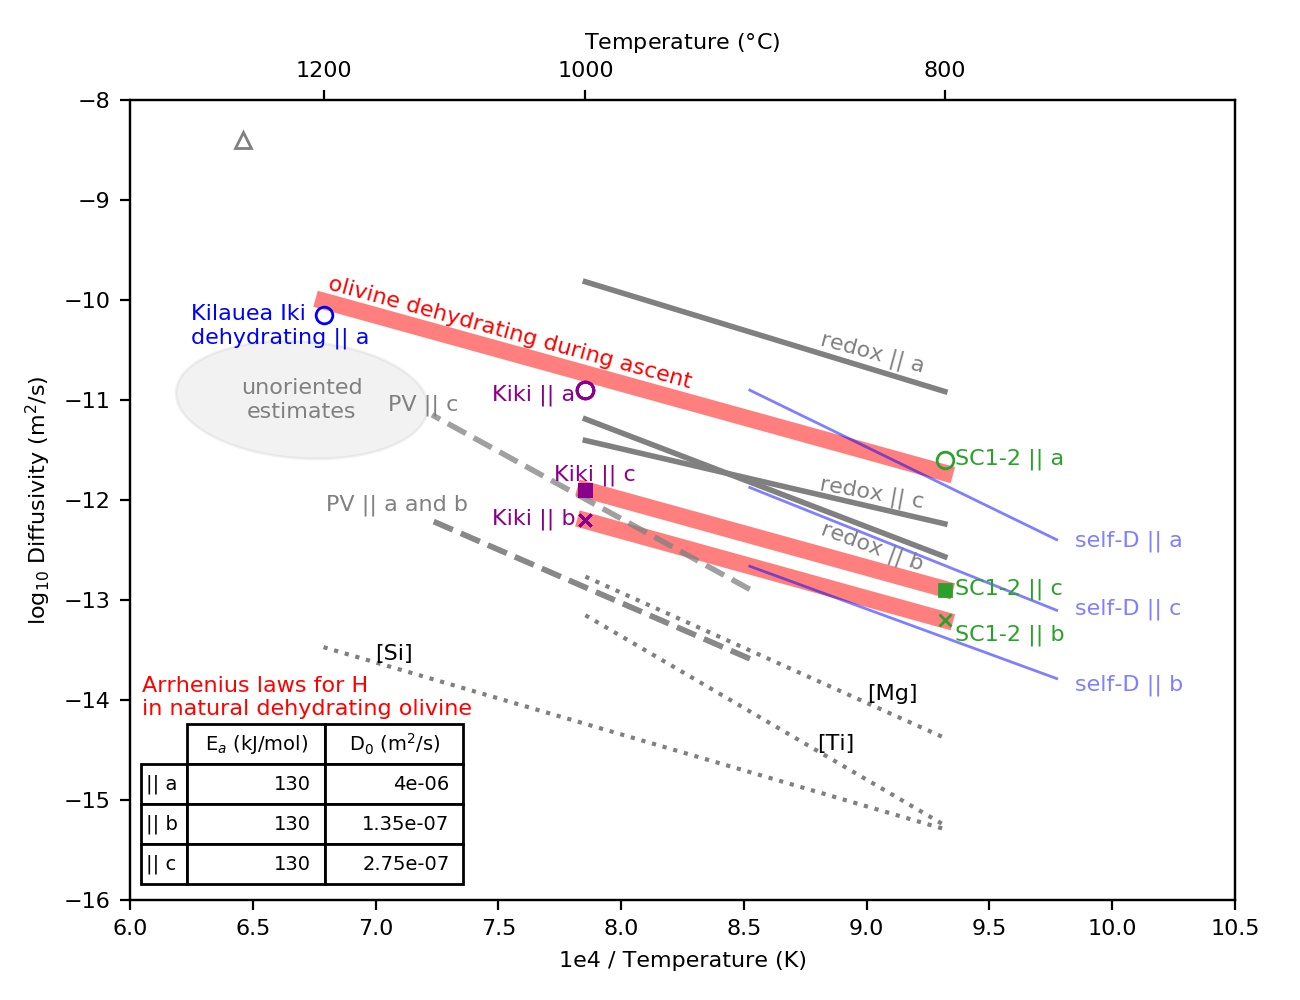

Write Python code to recreate this figure.
# -*- coding: utf-8 -*-
"""
@author: Elizabeth Ferriss

Arrhenius diagram showing selected results for 
H movement in olivine.

Additional results can be visualized at the 
Arrhenius diagram app online at 
https://arrheniusdiagram.herokuapp.com/
"""

from __future__ import print_function, division
import matplotlib.pyplot as plt
import os
import olivine
import pynams
from pynams import dlib
import numpy as np
import pandas as pd
import matplotlib
from matplotlib.patches import Ellipse

matplotlib.rcParams.update({'font.size': 8})

GAS_CONSTANT = 0.00831 # kJ/mol K

file = os.path.join(olivine.__path__[0], 'Fig12_ArrheniusDiagram.jpg')

# get the data from file in pynams
datafile = os.path.join(pynams.__path__[0], 'diffusion', 'literaturevalues.csv')
olivine = pd.read_csv(datafile)
olivine.loc[olivine["name"] == 'IEFERJAIC', "color"] = "darkmagenta"
olivine.loc[olivine["name"] == 'SC1-7', "color"] = '#ff7f0e'
olivine.loc[olivine["name"] == 'SC1-2', "color"] = '#2ca02c'

pp = dlib.pp
pv = dlib.pv
pnav = dlib.pnav_Ti

megan = olivine[olivine.name == 'IEMN1KI02']
chen = olivine[olivine.Author == 'Chen et al.']
gaetani = olivine[olivine.Author == 'Gaetani et al.']
hauri = olivine[olivine.Author == 'Hauri']
portnyagin = olivine[olivine.Author == 'Portnyagin et al.']
novella = olivine[olivine.Author == 'Novella et al.']

kiki_data = olivine[olivine.name == 'IEFERJAIC']
kiki_data = kiki_data[kiki_data.maxmin == 'no']
kiki_bulk = kiki_data[kiki_data.mechanism == 'bulk']
kiki_bulk_a = kiki_bulk[kiki_bulk.orientation == 'a']
kiki_bulk_b = kiki_bulk[kiki_bulk.orientation == 'b']
kiki_bulk_c = kiki_bulk[kiki_bulk.orientation == 'c']

SC7_data = olivine[olivine.name == 'SC1-7']
SC7_data = SC7_data[SC7_data.maxmin == 'no']
SC7_bulk = SC7_data[SC7_data.mechanism == 'bulk']
SC7_bulk_a = SC7_bulk[SC7_bulk.orientation == 'a']
SC7_bulk_b = SC7_bulk[SC7_bulk.orientation == 'b']
SC7_bulk_c = SC7_bulk[SC7_bulk.orientation == 'c']

SC2_data = olivine[olivine.name == 'SC1-2']
SC2_data = SC2_data[SC2_data.hours == 68.]
SC2_data = SC2_data[SC2_data.maxmin == 'no']
SC2_bulk = SC2_data[SC2_data.mechanism == 'bulk']
SC2_bulk_a = SC2_bulk[SC2_bulk.orientation == 'a']
SC2_bulk_b = SC2_bulk[SC2_bulk.orientation == 'b']
SC2_bulk_c = SC2_bulk[SC2_bulk.orientation == 'c']

novella_a = novella[novella.orientation == 'a']
novella_b = novella[novella.orientation == 'b']
novella_c = novella[novella.orientation == 'c']

#%%
fig = plt.figure()
fig.set_size_inches(6.5, 5)

xstart = 0.1
ypstart = 0.1
wgap = 0.18
width = 0.85
height = 0.8
hgap = 0.07
ax1 = fig.add_axes([xstart, ypstart, width, height])
ax1.set_xlim(6, 10.5)
ax1.set_ylim(-16, -8)


def plotline(mech, orient, ax, style={'color':'k'}):
    """
    Take diffusivity, e.g., pp, and index representing orientation
    Plot best-fit line only from min to max of actual measurements
    on axis ax using style dictionary
    """
    min_celsius = min(mech.celsius[orient])
    max_celsius = max(mech.celsius[orient])    
    celsius = np.array([min_celsius, max_celsius])
    kelvin = celsius + 273.15
    x = 1e4/kelvin    
    try:
        D0 = mech.D0_m2s[orient].n
    except AttributeError:
        D0 = mech.D0_m2s[orient]   
    try:
        Ea = mech.activation_energy_kJmol[orient].n
    except AttributeError:
        Ea = mech.activation_energy_kJmol[orient]

    D = D0 * np.exp(-Ea / (GAS_CONSTANT*kelvin))
    y = np.log10(D)
    ax.plot(x, y, **style)
    
celsius_labels = np.array([800, 1000, 1200])
ax1.set_xlabel('1e4 / Temperature (K)')
ax1.set_ylabel('log$_{10}$ Diffusivity (m$^2$/s)')
ax_celsius = ax1.twiny()
ax_celsius.set_xlim(ax1.get_xlim())
parasite_tick_locations = 1e4/(celsius_labels + 273.15)
ax_celsius.set_xticks(parasite_tick_locations)
ax_celsius.set_xticklabels(celsius_labels)
ax_celsius.set_xlabel("Temperature ($\degree$C)")

pp.celsius[3] = pp.celsius[0]
pp.activation_energy_kJmol[3] = 140.
pp.D0_m2s[3] = 0.0000027

### fits
my_data = dlib.Diffusivities(celsius=[[800, 1000, 1200],
                                        [800, 1000], 
                                        [800, 1000], []],
                               log10D=[[-11.6, -10.9, -10], 
                                       [-13.2, -12.2], 
                                       [-12.9, -11.9], []])
my_data.activation_energy_kJmol = [130, 130, 130, 0]
my_data.D0_m2s = [0.000004, 0.000000135, 0.000000275, 0]

novellaD = dlib.Diffusivities(celsius=[[750, 800, 900]]*4,
                              log10D=[novella_a.log10D,
                                      novella_b.log10D,
                                      novella_c.log10D,
                                      []])
novellaD.activation_energy_kJmol = [229, 172, 188]
novellaD.D0_m2s = [10**-0.7, 10**-5, 10**-3.5]

plotline(my_data, 0, ax1, style={'color':'red', 'linewidth':6, 'alpha':0.5})
plotline(my_data, 1, ax1, style={'color':'red', 'linewidth':6, 'alpha':0.5})
plotline(my_data, 2, ax1, style={'color':'red', 'linewidth':6, 'alpha':0.5})

plotline(pp, 0, ax1, style={'color':'grey', 'linewidth':2})
plotline(pp, 1, ax1, style={'color':'grey', 'linewidth':2})
plotline(pp, 2, ax1, style={'color':'grey', 'linewidth':2})

plotline(pv, 0, ax1, style={'color':'grey', 'linewidth':2, 'linestyle':'--',
                            'alpha':0.75})
plotline(pv, 1, ax1, style={'color':'grey', 'linewidth':2, 'linestyle':'--', 
                            'alpha':0.75})
plotline(pv, 2, ax1, style={'color':'grey', 'linewidth':2, 'linestyle':'--', 
                            'alpha':0.75})

style_novella = {'color':'blue', 'linewidth':1, 'linestyle':'-', 'alpha':0.5}
plotline(novellaD, 0, ax1, style=style_novella)
plotline(novellaD, 1, ax1, style=style_novella)
plotline(novellaD, 2, ax1, style=style_novella)
    
# ellipse around unoriented estimates
unoriented_data = Ellipse(xy=(6.7, -11), width=1, height=1.2, angle=20, 
                          color='grey', alpha=0.1)
ax1.add_artist(unoriented_data)


for pnav in [dlib.pnav_Mg, dlib.pnav_Si, dlib.pnav_Ti]:
    x = 1e4 / (np.array(pnav.celsius[3]) + 273.15)
    y = pnav.log10D[3]
    p = np.polyfit(x, y, 1)
    xplot = [min(x), max(x)]
    yplot = np.polyval(p, xplot)
    ax1.plot(xplot, yplot, ':', color='grey')

ax1data = [
           SC2_bulk_a,
           SC2_bulk_b,
           SC2_bulk_c,

           kiki_bulk_a,
           kiki_bulk_b,
           kiki_bulk_c,

           megan,
#           chen,
#           gaetani,
#           portnyagin,
           hauri,
           
#           novella_a,
#           novella_b,
#           novella_c
           ]

color2 = '#2ca02c'
ax1styles = [
             {'color': '#2ca02c', 'linestyle':'none', 'marker':'o', 
              'label':'SC1-2 bulk || a', 'markerfacecolor': 'none', 
              'markersize':6},
              {'color':'#2ca02c', 'linestyle':'none', 'marker':'x',
              'markerfacecolor': color2, 'label':'SC1-2 bulk || b',
              'markersize':4},
             {'color': '#2ca02c', 'linestyle':'none', 'marker':'s',
              'markerfacecolor':color2, 'label':'SC1-2 bulk || c',
              'markersize':4},
             {'color': 'darkmagenta', 'linestyle':'none', 'marker':'o',
              'label':'kiki bulk || a', 'markerfacecolor':'none',
              'markersize':6},
               {'color': 'darkmagenta', 'linestyle':'none', 'marker':'x',
              'markerfacecolor':'none', 'label':'kiki bulk || b',
              'markersize':4},
              {'color':'darkmagenta', 'linestyle':'none', 'marker':'s',
              'markerfacecolor': 'darkmagenta', 'label':'SC1-2 bulk || c',
              'markersize':4}, 
             {'color': 'blue', 'linestyle':'none', 'marker':'o',
              'markerfacecolor':'none',
              'markersize':6},
              
#             {'color': 'grey', 'linestyle':'none', 'marker':'^',
#              'label':'Chen et al. 2011', 'markerfacecolor':'none',
#              'markersize':6},
#             {'color': 'grey', 'linestyle':'none', 'marker':'^',
#              'label':'Gaetani et al. 2012', 'markerfacecolor':'none',
#              'markersize':6},
#             {'color': 'grey', 'linestyle':'none', 'marker':'^',
#              'label':'Portnyagin et al. 2008', 'markerfacecolor':'none',
#              'markersize':6},
             {'color': 'grey', 'linestyle':'none', 'marker':'^',
              'label':'Hauri 2002', 'markerfacecolor':'none',
              'markersize':6},
              
#             {'color': 'k', 'linestyle':'none', 'marker':'o',
#              'label':'Novella et al. 2017 || a', 'markerfacecolor':'none',
#              'markersize':6},
#             {'color': 'k', 'linestyle':'none', 'marker':'+',
#              'label':'Novella et al. 2017 || b', 'markerfacecolor':'none',
#              'markersize':6},
#             {'color': 'k', 'linestyle':'none', 'marker':'s',
#              'label':'Novella et al. 2017 || c', 'markerfacecolor':'none',
#              'markersize':6},
             ]

for data, style in zip(ax1data, ax1styles):
    x = 1e4 / (data.celsius + 273.15)
    y = data.log10D
    ax1.plot(x, y, **style)

xtxt = 9.36
#ax1.text(xtxt, -11, 'redox || a', color='grey')
ax1.text(xtxt, -11.65, 'SC1-2 || a', color=color2)
#ax1.text(xtxt, -12.67, 'redox || b', color='grey')
#ax1.text(xtxt, -12.25, 'redox || c', color='grey')
ax1.text(xtxt, -12.95, 'SC1-2 || c', color=color2)
ax1.text(xtxt, -13.4, 'SC1-2 || b', color=color2)

xtxt = 7.475
ax1.text(xtxt, -11., 'Kiki || a', color='darkmagenta')
ax1.text(xtxt+0.25, -11.8, 'Kiki || c', color='darkmagenta')
ax1.text(xtxt, -12.25, 'Kiki || b', color='darkmagenta')

xtxt = 9.85
ax1.text(xtxt, -12.47, 'self-D || a', color='blue', alpha=0.5)
ax1.text(xtxt, -13.9, 'self-D || b', color='blue', alpha=0.5)
ax1.text(xtxt, -13.15, 'self-D || c', color='blue', alpha=0.5)

ax1.text(6.25, -10.45, 'Kilauea Iki\ndehydrating || a', color='blue')
ax1.text(6.7, -11, 'unoriented\nestimates', color='grey', 
         va='center', ha='center')

ax1.text(7.05, -11.1, 'PV || c', color='grey')
ax1.text(6.8, -12.1, 'PV || a and b', color='grey')
ax1.text(7, -13.6, '[Si]')
ax1.text(9, -14, '[Mg]')
ax1.text(8.8, -14.5, '[Ti]')
ax1.text(6.8, -9.9, 'olivine dehydrating during ascent', color='red',
            rotation=-15.3)

xtxt = 8.8
ax1.text(xtxt, -10.45, 'redox || a', color='grey', rotation = -15)
ax1.text(xtxt, -12.35, 'redox || b', color='grey', rotation = -20)
ax1.text(xtxt, -11.9, 'redox || c', color='grey', rotation = -10)


col_labels=['E$_a$ (kJ/mol)','D$_0$ (m$^2$/s)']
row_labels=['|| a','|| b','|| c']
table_vals=[[my_data.activation_energy_kJmol[0], my_data.D0_m2s[0]],
            [my_data.activation_energy_kJmol[1], my_data.D0_m2s[1]],
            [my_data.activation_energy_kJmol[2], my_data.D0_m2s[2]]]
the_table = plt.table(cellText=table_vals,
                      colWidths = [0.12]*3,
                      rowLabels=row_labels,
                      colLabels=col_labels,
                      loc=3,
                      bbox=[0.05, 0.02, 0.25, 0.2])
plt.text(6.05, -14.15, 'Arrhenius laws for H\nin natural dehydrating olivine',
         size=8, color='red')

fig.savefig(file, dpi=200, format='jpg')
